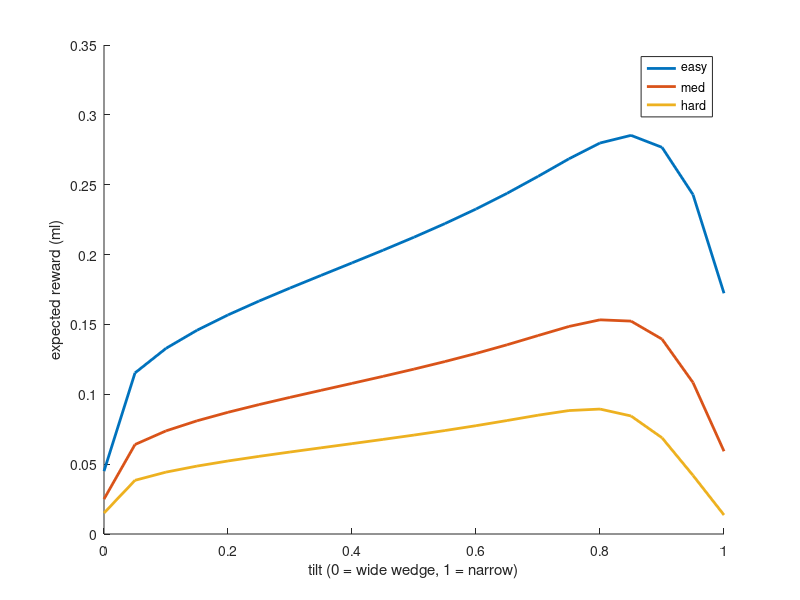

Recreate this plot in MATLAB.
phi_max = 180;
phi_min = 10;
sigma   = 10;      % motor noise SD (deg)
alpha   = 0.3;    % reward concavity
Dmax    = phi_max / phi_min;

% difficulty levels
d_names = {'easy','med','hard'};
q       = [0.9, 0.5, 0.3];    % baseline accuracy at 180°
gamma   = [1.0, 1.5, 2.5];    % tilt penalty exponent

% reward stakes
% R_low   = [0.15, 0.08, 0.05];    % per difficulty
R_low   = [0.05, 0.05, 0.05];    % per difficulty
R_high  = [0.5, 0.5, 0.5];

tilts = linspace(0,1,21);        % 21 tilt levels
phi   = phi_max - (phi_max-phi_min) * tilts;
D     = phi_max ./ phi;
Dtilde= (D - 1) / (Dmax - 1);

% motor term at 180°
p_motor_180 = normcdf(phi_max/2/sigma) - normcdf(-phi_max/2/sigma);

figure; hold on
for id = 1:numel(d_names)
    this_q     = q(id);
    this_gamma = gamma(id);
    this_Rlow  = R_low(id);
    this_Rhigh = R_high(id);

    % reward vs tilt
    g       = Dtilde .^ alpha;
    R_tilt  = this_Rlow + (this_Rhigh - this_Rlow) * g;

    % hit prob vs tilt
    p_motor = normcdf(phi/2/sigma) - normcdf(-phi/2/sigma);
    f       = p_motor / p_motor_180;
    p_hit   = this_q * (f .^ this_gamma);

    % expected reward
    EV      = p_hit .* R_tilt;

    % you can plot tilt vs EV here
    plot(tilts, EV, 'LineWidth', 2);
    xlabel('tilt (0 = wide wedge, 1 = narrow)');
    ylabel('expected reward (ml)');
end
legend(d_names);
